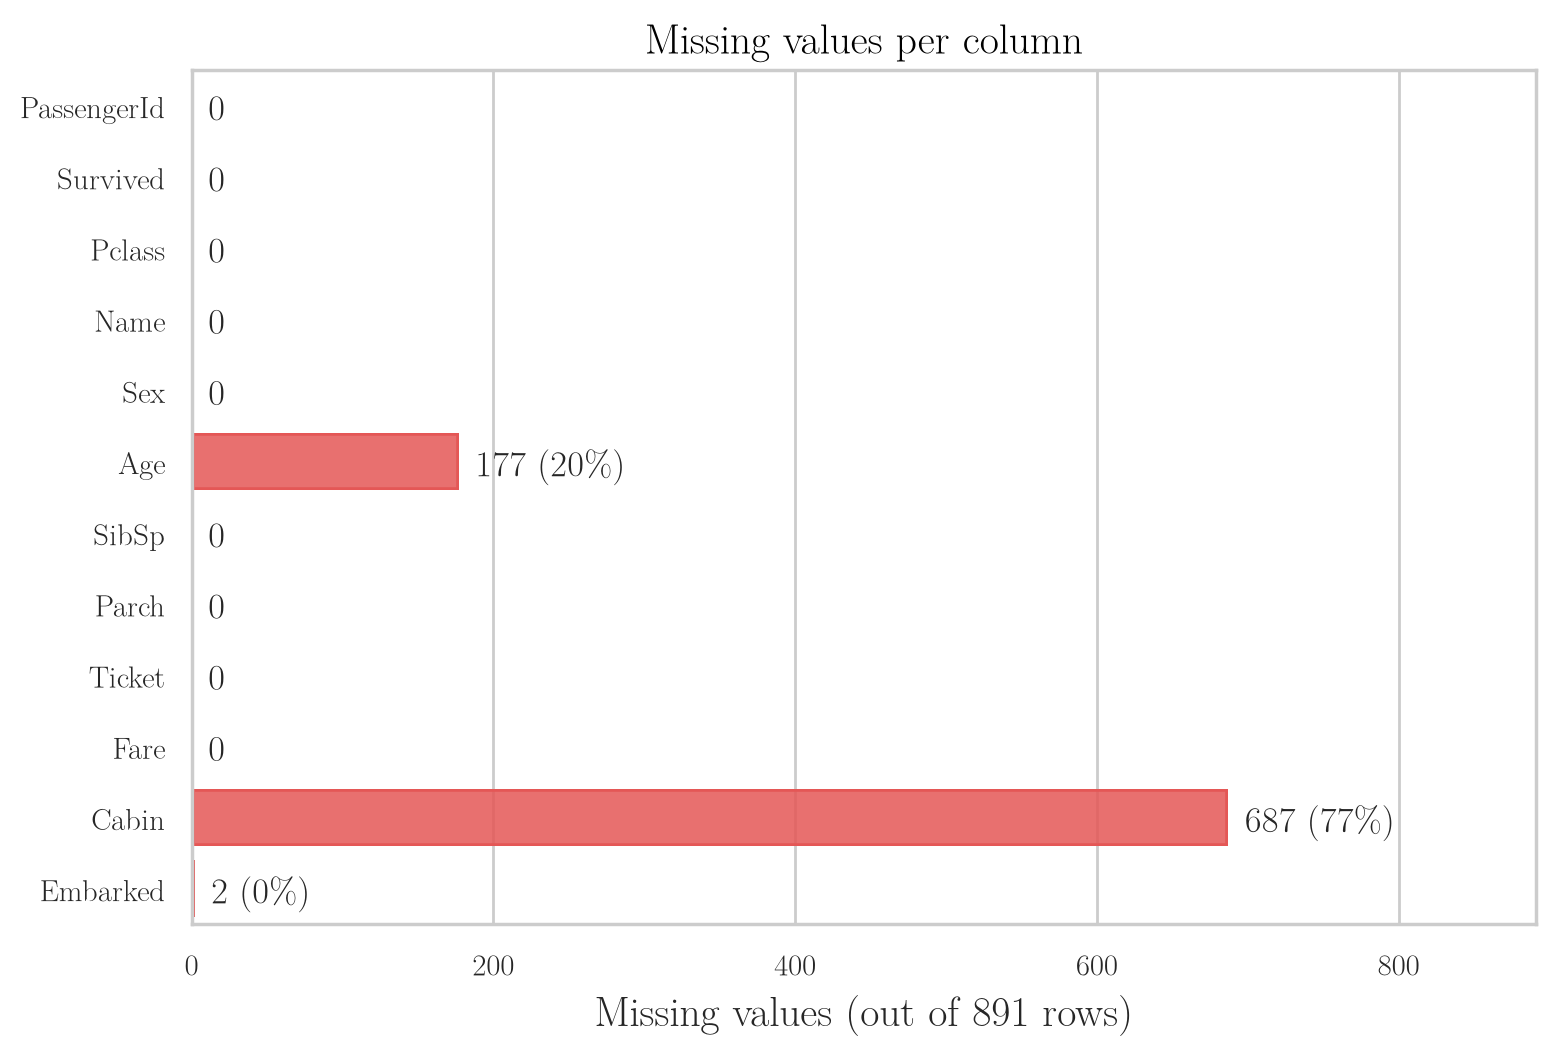

The Python source for this figure:
"""Titanic data: how many values are missing in each column (df.isnull().sum())."""
from pathlib import Path
import pandas as pd
import seaborn as sns
import seaborn.objects as so

here = Path(__file__).parent
df = pd.read_csv(here.parent / "data" / "titanic_train.csv")
miss = df.isnull().sum().rename_axis("column").reset_index(name="missing")
miss["label"] = miss["missing"].map(lambda m: f"{m} ({m / len(df):.0%})" if m else "0")
plot = (
    so.Plot(miss, x="missing", y="column", text="label")
    .add(so.Bar(color="#E45756", alpha=0.85))
    .add(so.Text(halign="left", offset=6, fontsize=13))
    .scale(x=so.Continuous().tick(at=[0, 200, 400, 600, 800]))
    .limit(x=(0, 891))
    .label(x="Missing values (out of 891 rows)", y="", title="Missing values per column")
    .layout(size=(8, 5.5))
    .theme({**sns.axes_style("whitegrid"), "font.family": "Latin Modern Roman", "font.size": 14,
            "axes.titlesize": 15, "axes.labelsize": 15})
)
plot.save(here / "missing_values.png", dpi=200, bbox_inches="tight")
plot.save(here / "missing_values.pdf", bbox_inches="tight")
